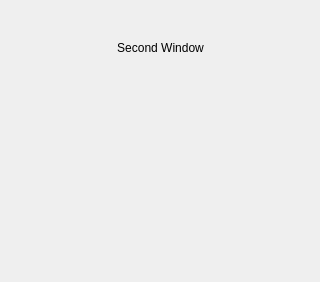
<?xml version="1.0" encoding="UTF-8"?>
<ui version="4.0">
 <class>Reciever</class>
 <widget class="QWidget" name="Reciever">
  <property name="geometry">
   <rect>
    <x>0</x>
    <y>0</y>
    <width>320</width>
    <height>282</height>
   </rect>
  </property>
  <property name="windowTitle">
   <string>Form</string>
  </property>
  <widget class="QLabel" name="label">
   <property name="geometry">
    <rect>
     <x>80</x>
     <y>40</y>
     <width>161</width>
     <height>16</height>
    </rect>
   </property>
   <property name="text">
    <string>Second Window</string>
   </property>
   <property name="alignment">
    <set>Qt::AlignCenter</set>
   </property>
  </widget>
 </widget>
 <resources/>
 <connections/>
</ui>
